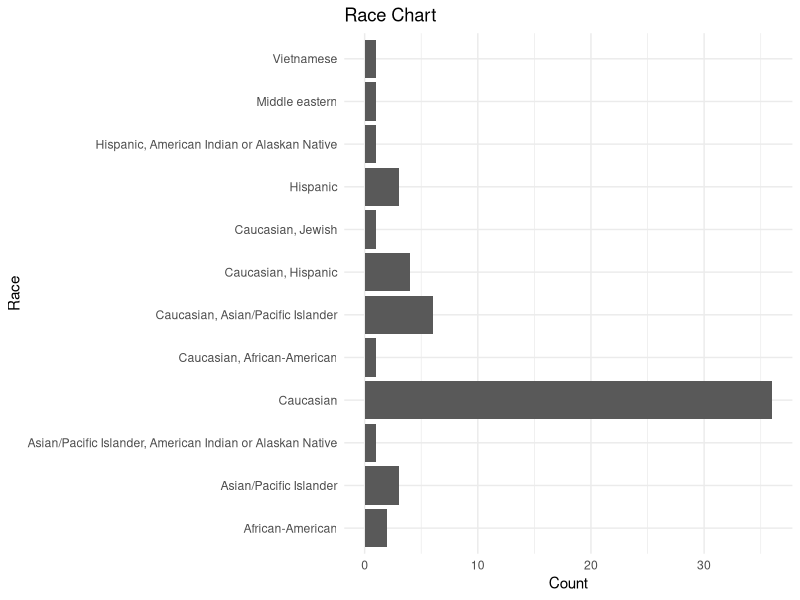
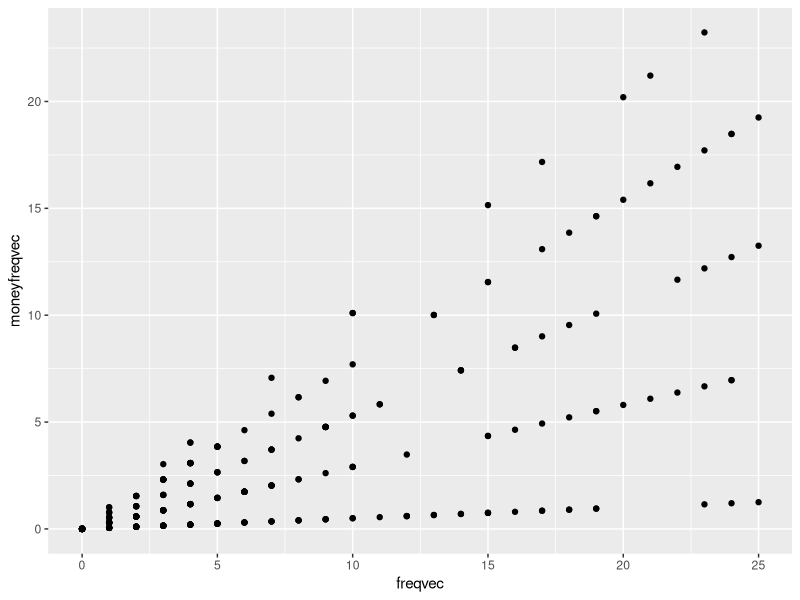
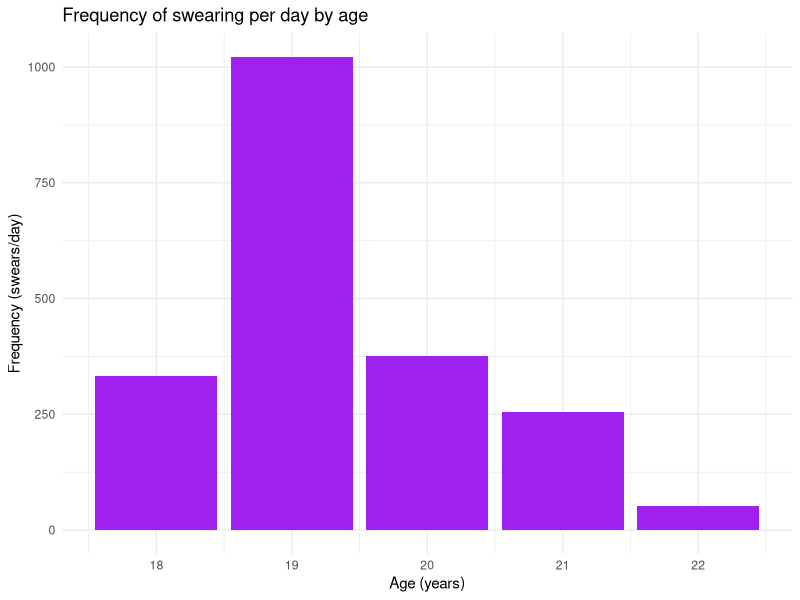
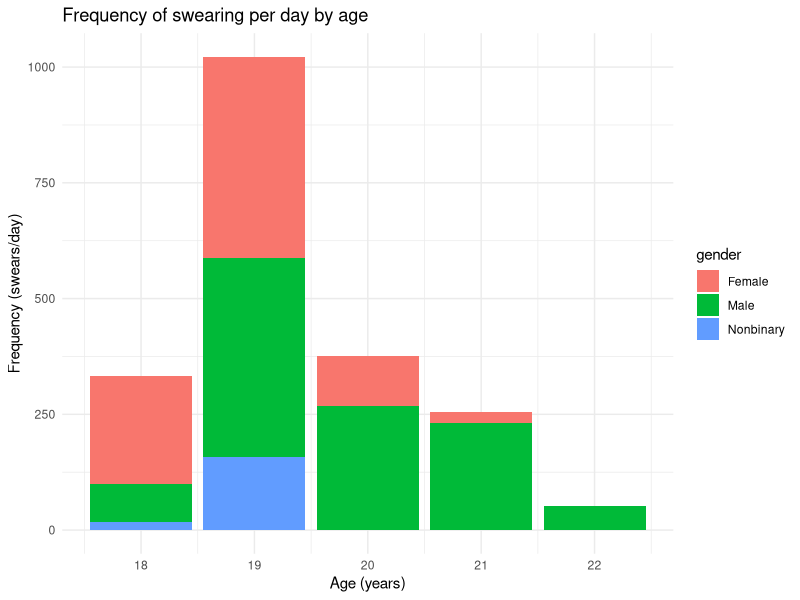
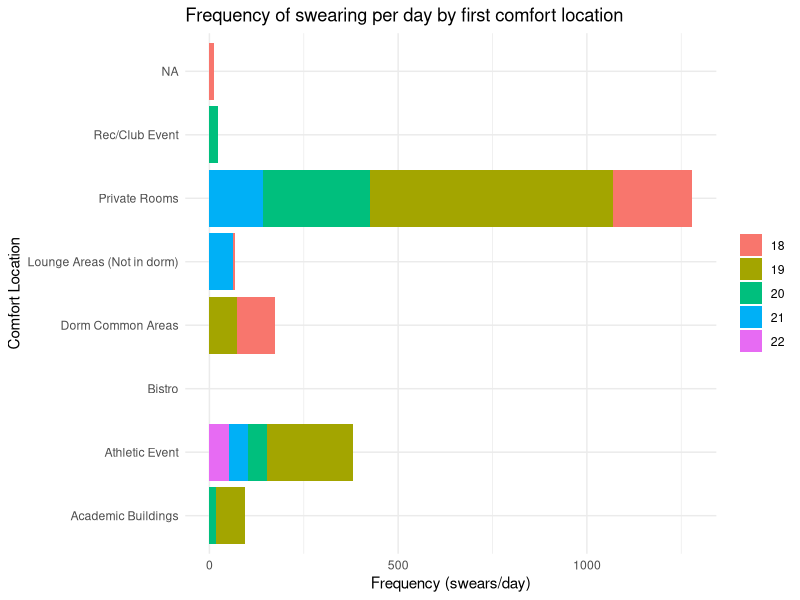
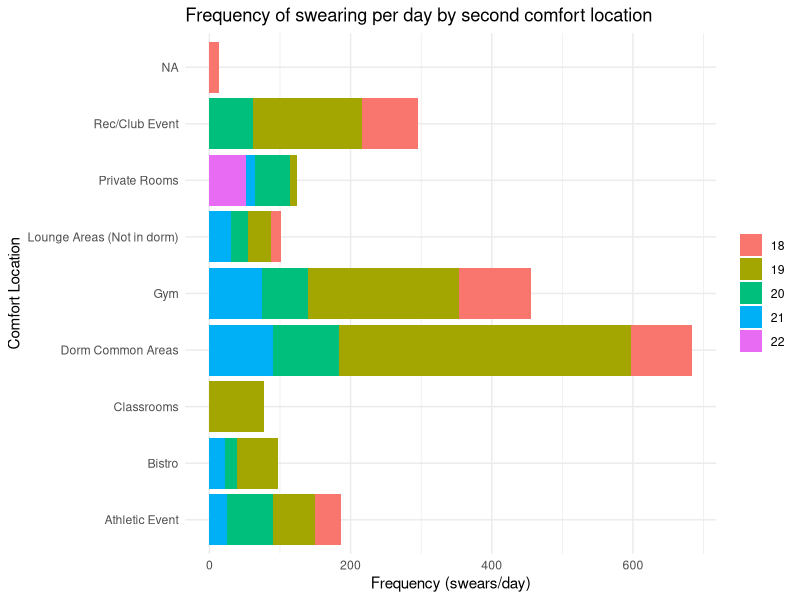
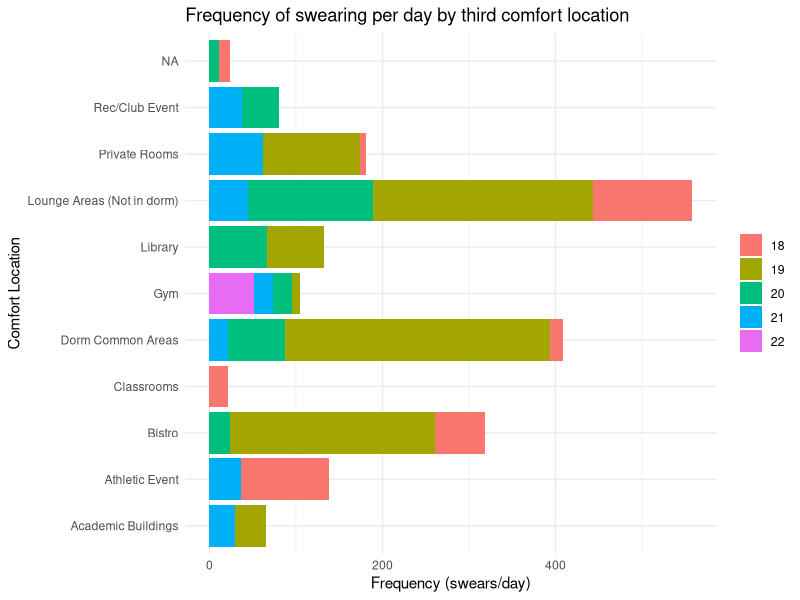
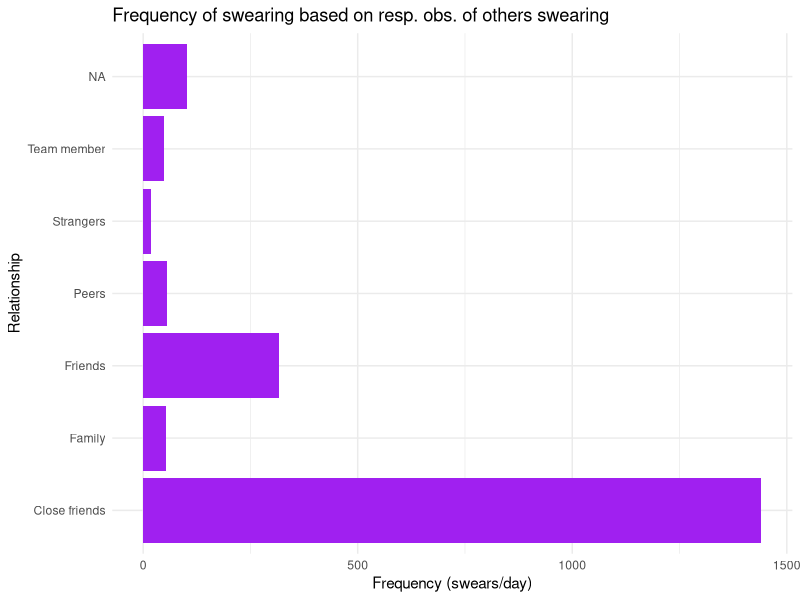

The R script that drew these images, in order:
## ---- chunk 1
knitr::opts_chunk$set(echo = TRUE)
## ---- chunk 2
library(tidyverse)
library(skimr)
library(car)
library(GGally)
## ---- chunk 3
ds=read_csv("swearjardata_update.csv")
ds_backup=ds
head(ds)
tail(ds)
## ---- chunk 4
ds %>%
  ggplot(aes(x=race))+
  geom_histogram(stat="count")+
  ggtitle("Race Chart")+
  xlab("Race")+
  ylab("Count")+
  theme_minimal()+
  coord_flip()

ds %>%
  group_by(race) %>%
  summarize(n=n())

ds %>%
  mutate(Caucasian = ds$race=="Caucasian",
         MixedOrNotCaucasian = ds$race!="Caucasian") %>%
  select(Caucasian,MixedOrNotCaucasian) %>%
  group_by(Caucasian,MixedOrNotCaucasian) %>%
  summarize(n=n())

#adding pnw column
ds = ds %>%
  mutate(ispnw = (ds$origin=="Oregon"|ds$origin=="California"|ds$origin=="Washington"))

#fun command I just learned
by(ds,ds$race,summary)
## ---- chunk 5
# changeFactorToRandom = function(freq) {
#   ret = switch(freq,
#                "A"=runif(1,1,5),
#                "B"=runif(1,6,11),
#                "C"=runif(1,12,20),
#                "D"=20,
#                "E"=0)
# }
# 
# testds = ds
# testds$PerDayFuckmod[testds$PerDayFuckmod=="A"]
# testds$PerDayShitmod[testds$PerDayShitmod=="A"]
# testds$PerDayDamnmod[testds$PerDayDamnmod=="A"]
# testds$PerDayBitchmod[testds$PerDayBitchmod=="A"]
# testds$PerDayAssmod[testds$PerDayAssmod=="A"]
# 
# testds$PerDayFuckmod[testds$PerDayFuckmod=="B"]
# testds$PerDayShitmod[testds$PerDayShitmod=="B"]
# testds$PerDayDamnmod[testds$PerDayDamnmod=="B"]
# testds$PerDayBitchmod[testds$PerDayBitchmod=="B"]
# testds$PerDayAssmod[testds$PerDayAssmod=="B"]
# 
# testds$PerDayFuckmod[testds$PerDayFuckmod=="C"]
# testds$PerDayShitmod[testds$PerDayShitmod=="C"]
# testds$PerDayDamnmod[testds$PerDayDamnmod=="C"]
# testds$PerDayBitchmod[testds$PerDayBitchmod=="C"]
# testds$PerDayAssmod[testds$PerDayAssmod=="C"]
# 
# testds$PerDayFuckmod[testds$PerDayFuckmod=="D"]
# testds$PerDayShitmod[testds$PerDayShitmod=="D"]
# testds$PerDayDamnmod[testds$PerDayDamnmod=="D"]
# testds$PerDayBitchmod[testds$PerDayBitchmod=="D"]
# testds$PerDayAssmod[testds$PerDayAssmod=="D"]
# 
# testds$PerDayFuckmod[testds$PerDayFuckmod=="E"]
# testds$PerDayShitmod[testds$PerDayShitmod=="E"]
# testds$PerDayDamnmod[testds$PerDayDamnmod=="E"]
# testds$PerDayBitchmod[testds$PerDayBitchmod=="E"]
# testds$PerDayAssmod[testds$PerDayAssmod=="E"]
# 
# modfunc = function(colvec) {
#   for (i in range(length(colvec)))
#   {
#     if (colvec[i]=="A") {
#       colvec[i] = replace(colvec,i,runif(1,1,5)%/%1)
#     }
#     else if (colvec[i]=="B") {
#       colvec[i] = replace(colvec,i,runif(1,6,11)%/%1)
#     }
#     else if (colvec[i]=="C") {
#       colvec[i] = replace(colvec,i,runif(1,12,20)%/%1)
#     }
#     else if (colvec[i]=="D") {
#       colvec[i] = replace(colvec,i,20)
#     }
#     else if (colvec[i]=="E") {
#       colvec[i] = replace(colvec,i,0)
#     }
#   }
#   print(colvec)
#   return(colvec)
# }
# 
# toy


#literally just did it by hand. took like 10 minutes against the hours I tried
#automating this with R.

## ---- chunk 6
freqvec=c(ds$PerDayFuckmod,ds$PerDayShitmod,ds$PerDayDamnmod,ds$PerDayBitchmod,ds$PerDayAssmod)
moneyvec=c(ds$MoneyF,ds$MoneyS,ds$MoneyD,ds$MoneyB,ds$MoneyA)
moneyfreqvec=freqvec*moneyvec

ds = ds %>%
  mutate (
    moneyffreq=MoneyF*freqvec[1],
    moneysfreq=MoneyS*freqvec[2],
    moneydfreq=MoneyD*freqvec[3],
    moneybfreq=MoneyB*freqvec[4],
    moneyafreq=MoneyA*freqvec[5],
    totalfreq=PerDayFuckmod+PerDayShitmod+PerDayDamnmod+PerDayBitchmod+PerDayAssmod,
    totalmon=MoneyF+MoneyS+MoneyD+MoneyB+MoneyA
  )

data.frame(freqvec,moneyfreqvec) %>%
  ggplot(aes(x=freqvec,y=moneyfreqvec))+
  geom_point()

ds %>%
  ggplot(aes(x=age,y=totalfreq))+
  geom_col(fill="purple")+
  ggtitle("Frequency of swearing per day by age")+
  xlab("Age (years)")+
  ylab("Frequency (swears/day)")+
  theme_minimal()

ds %>%
  ggplot(aes(x=age,y=totalfreq,fill=gender))+
  geom_col()+
  ggtitle("Frequency of swearing per day by age")+
  xlab("Age (years)")+
  ylab("Frequency (swears/day)")+
  theme_minimal()

ds %>%
  ggplot(aes(x=Comfort1,y=totalfreq,fill=as.factor(age)))+
  geom_col()+
  ggtitle("Frequency of swearing per day by first comfort location")+
  xlab("Comfort Location")+
  ylab("Frequency (swears/day)")+
  guides(fill=guide_legend(title=NULL))+
  coord_flip()+
  theme_minimal()

ds %>%
  ggplot(aes(x=Comfort2,y=totalfreq,fill=as.factor(age)))+
  geom_col()+
  ggtitle("Frequency of swearing per day by second comfort location")+
  xlab("Comfort Location")+
  ylab("Frequency (swears/day)")+
  guides(fill=guide_legend(title=NULL))+
  coord_flip()+
  theme_minimal()

ds %>%
  ggplot(aes(x=Comfort3,y=totalfreq,fill=as.factor(age)))+
  geom_col()+
  ggtitle("Frequency of swearing per day by third comfort location")+
  xlab("Comfort Location")+
  ylab("Frequency (swears/day)")+
  guides(fill=guide_legend(title=NULL))+
  coord_flip()+
  theme_minimal()

ds %>% # CAREFUL! This plot shows that respondents who observe close friends swearing tend to swear a lot themselves!
  ggplot(aes(x=PeopleObserved1,y=totalfreq))+
  geom_col(fill="purple")+
  ggtitle("Frequency of swearing based on resp. obs. of others swearing")+
  xlab("Relationship")+
  ylab("Frequency (swears/day)")+
  guides(fill=guide_legend(title=NULL))+
  coord_flip()+
  theme_minimal()
ds %>% # CAREFUL! This plot shows that respondents who observe close friends swearing tend to swear a lot themselves!
  ggplot(aes(x=Favorite,y=totalfreq,fill=gender))+
  geom_col(position="fill")+
  ggtitle("")+
  xlab("Favorite Swear Word")+
  ylab("Frequency (swears/day)")+
  guides(fill=guide_legend(title=NULL))+
  coord_flip()+
  theme_minimal()

dsorig = ds %>%
  group_by(origin) %>%
  summarize(n=n()) %>%
  arrange(desc(origin))
ds %>%
  ggplot(aes(x=origin,y=totalfreq,fill=origin))+
  geom_col()+
  ggtitle("Swearing based on origin")+
  xlab("")+
  ylab("Frequency")+
  guides(fill=guide_legend(title=NULL))+
  theme(axis.title.x=element_blank(),
        axis.text.x=element_blank(),
        axis.ticks.x=element_blank(),
        panel.background = element_rect(color="white"))

ds %>%
  ggplot(aes(x=ispnw,y=totalfreq,fill=ispnw))+
  geom_col()+
  ggtitle("Swearing based on PNW origin")+
  
  theme_minimal()
table(ds$ispnw)
#Hypothesis: no significant difference in swearing between PNWers and non PNWers
#success = ispnw    failure = not ispnw
#successes(x) = 38     total(n) = 58
#p = 0.5 ; "proportions are equal under null"    alternative = "two.sided"
prop.test(38,58,0.5,alternative="two.sided")
#Conclusion:
#There is enough evidence to reject the hypothesis that
#there is an equal proportion of people who swear if they're from the PNW or not.
#People from the PNW have more tendency to swear than those not from the PNW

ds %>%
  ggplot(aes(x=totalfreq))+
  geom_histogram(bins=15,fill="red")+
  ggtitle("Distribution of swearing frequency")+
  xlab("Frequency (swears/day)")+
  ylab("# Respondents")+
  theme_minimal()
skim(ds$totalfreq)
#Hypothesis: From the data visualized, it might be wise to guess that the true
#mean is greater than what it seems visualized here. The null is that there is
#no significant difference between the true mean and our observed mean.
t_score=(mean(ds$totalfreq,na.rm=TRUE)-35)/(sd(ds$totalfreq,na.rm=TRUE)/sqrt(58))
pt(t_score,df=57)
t.test(ds$totalfreq,mu=35,alternative="greater")
#As it turns out, it seems 35 is pretty close to the true mean.
#Assumptions: Independent obs, representative sample, normal distribution!
#Indep: How often one person swears doesn't affect how often another person swears.
#   P(one person swearing 25 times) * P(one person swearing 10 times) =
#       P(one person swearing 25 times and one person swearing 10 times)

#Next step is assume each person at WU swears an average of 35 times for an average of a level-2
#intensity word. Average cost per swear is $0.29. 35 swears per day implies average swear cost per student is
#$10.15. 1367 students* (Source: About Willamette 2022) means that $13,875.05 is owed to the swear
#jar.
#Means of cost to use each swear word
#F:0.602  S:0.398  D:0.150  B:0.606  A:0.214
#WOWS swearing:
#F:569  S:79  D:  B:8  A:
#Total: $373.98

#linear regression
#compare how 

setwd("C:/Users/epicm/Documents/School/20222023/ISWR/proj")
linds = read_csv("linreg.csv")
head(linds)

#linds %>%
#  mutate(IntensityMod = recode(IntensityWord,
 #                              "4"=runif(n=1,min=3.51,max=4),
  #                             "3"=runif(n=1,min=2.51,max=3.50),
   #                            "2"=runif(n=1,min=1.51,max=2.50),
    #                           "1"=runif(n=1,min=0.51,max=1.50),
     #                          "0"=runif(n=1,min=0,max=0.50)
      #                         )
       # )

#linds$IntensityWord[linds$IntensityWord == 4] <- runif(n=1,min=3.51,max=4)
#linds$IntensityWord[linds$IntensityWord == 3] <- runif(n=1,min=2.51,max=3.50)
#linds$IntensityWord[linds$IntensityWord == 2] <- runif(n=1,min=1.51,max=2.50)
#linds$IntensityWord[linds$IntensityWord == 1] <- runif(n=1,min=0.51,max=1.50)
#linds$IntensityWord[linds$IntensityWord == 0] <- runif(n=1,min=0,max=0.50)
#linds

newIW = c()
for (el in linds$IntensityWord) 
  {
    if (el==4) 
      {
      newIW=append(newIW,runif(n=1,min=3.51,max=4))
      }
    else if (el==3) 
      {
        newIW=append(newIW,runif(n=1,min=2.51,max=3.50))
      }
    else if (el==2) 
      {
        newIW=append(newIW,runif(n=1,min=1.51,max=2.50))
      }
    else if (el==1) 
      {
        newIW=append(newIW,runif(n=1,min=0.51,max=1.50))
      } 
    else 
      {
        newIW=append(newIW,runif(n=1,min=0,max=0.50))
      }
}
newIW
linds


linds = linds %>%
  mutate(IWMod = newIW)

linds %>% 
  ggplot(aes(x=PerDayWord,y=IWMod,color=Word)) +
  geom_point(alpha=0.3)+
  scale_x_continuous()+
  scale_y_continuous()+
  geom_smooth(method="lm")+
  facet_grid(.~Word)+
  ggtitle("Frequency of word use on word intensity by word")+
  xlab("Swears per day")+
  ylab("Intensity")+
  theme_minimal()
mod=lm(IWMod~PerDayWord,linds)
summary(mod)
